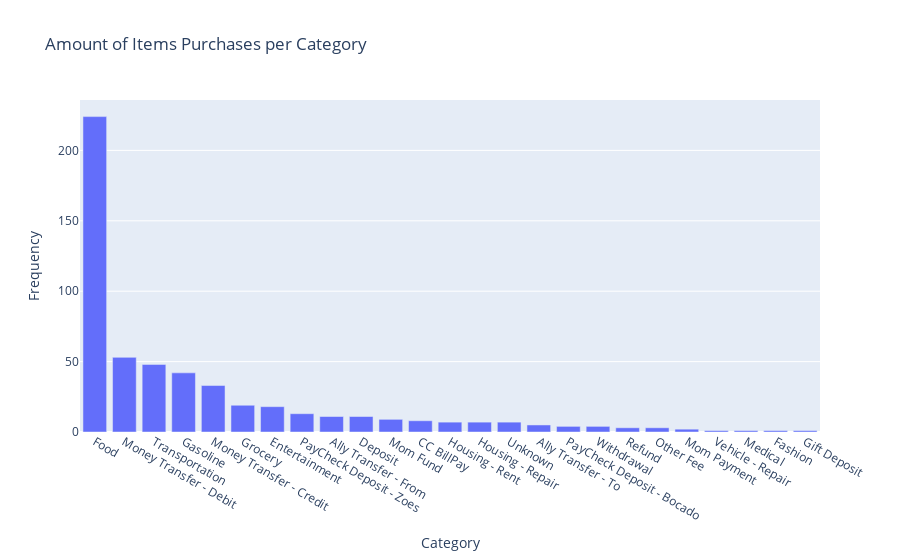
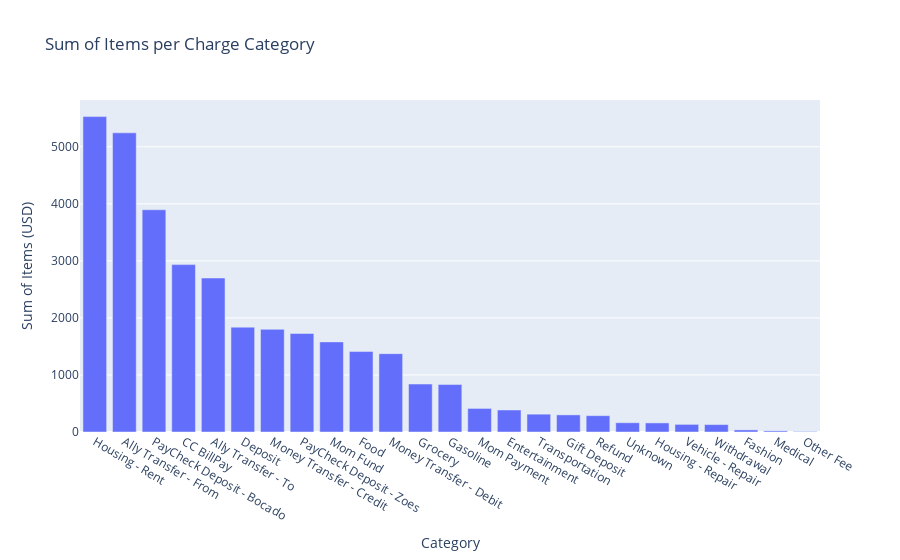
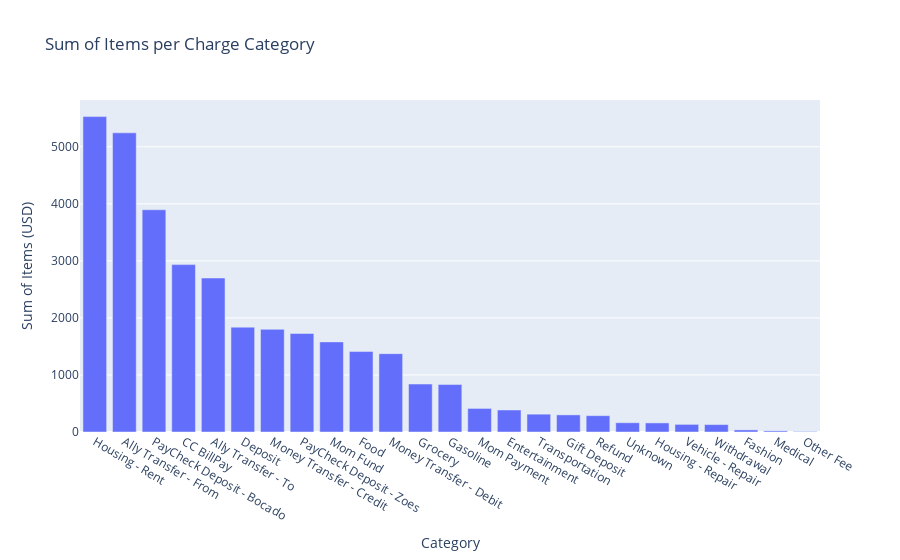
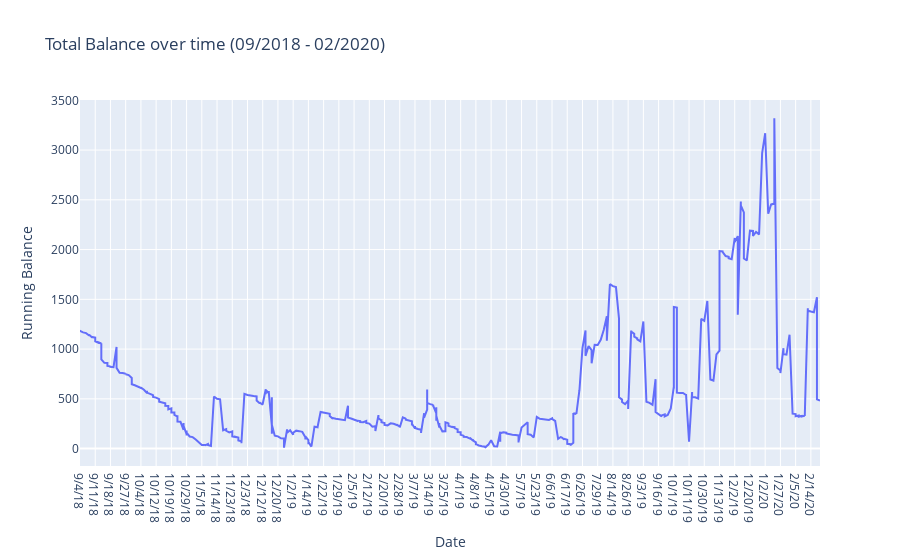

The code cell stored with these charts, in order, in its notebook:
### Code cell
import queue
import statistics
from math import *
from statistics import *
import pandas as pd
import numpy as np
import time
import plotly.express as px
from plotly.subplots import make_subplots
import plotly.graph_objects as go
import matplotlib.pyplot as plt
import seaborn as sns
import os
import re
import datetime

#Main Method That Provides Data Calculations and Visualizations
def Main():
    print("Authenticating...")

    # dataset
    ds = pd.read_csv('./SUNTRUST_HISTORY/mySuntrustHistory.csv')
    
    #Description of DataFrame
    print('\n\nDescription of DataFrame:')
    ds.describe()
    
    #Food Purchase by Date
    print('\n\nFood Purchase by Date:\n')
    print(ds.loc[ds["Type"].isin(["Food"])])
    
    #Charge Category Value
    print('\n\nCharge Category Value:\n')
    print(ds["Type"].value_counts())
    
    ds4 = pd.DataFrame(ds["Type"].value_counts())
    print(ds4)
    figa = px.bar(x=ds4.index.values, y=ds4['Type'].values, title="Amount of Items Purchases per Category", labels={'x':'Category', 'y':'Frequency '})
    figa.show()
    figa.write_image("./Visualizations/a.png")
    
    #Sum of Items per Charge Category
    print('\n\nSum of Items per Charge Category:\n')
    print(ds.groupby("Type")["Charge"].sum().sort_values(ascending=False))
    
    ds5 = pd.DataFrame(ds.groupby("Type")["Charge"].sum().sort_values(ascending=False))
    figa = px.bar(x=ds5.index.values, y=ds5['Charge'].values, title="Sum of Items per Charge Category", labels={'x':'Category', 'y':'Sum of Items (USD)'})
    figa.show()
    figa.write_image("./Visualizations/b.png")
    
    #Sum of Items per Charge Category
    print('\n\nSum of Items per Charge Category:\n')
    print(ds.groupby("Type")["Charge"].sum().sort_values(ascending=False))
    
    ds5 = pd.DataFrame(ds.groupby("Type")["Charge"].sum().sort_values(ascending=False))
    ds5.head()
    figa = px.bar(x=ds5.index.values, y=ds5['Charge'].values, title="Sum of Items per Charge Category", labels={'x':'Category', 'y':'Sum of Items (USD)'})
    figa.show()
    figa.write_image("./Visualizations/c.png")
    #Total Balance over time Graph
    totalBal = px.line(ds, x = 'Date', y = 'Running Balance', title='Total Balance over time (09/2018 - 02/2020)')
    totalBal.show()
    totalBal.write_image("./Visualizations/d.png")
    
    #for x in ds['Date']:
    #    print(x)
    
    #totalBal2 = px.scatter(ds, x="Date", y="Running Balance", color="Type", marginal_y="violin",
    #      marginal_x="box", trendline="lowess", title='Total Balance over time (09/2018 - 02/2020)')
    
    #totalBal2.show()
    
    #Month Date Year Insertion
    #REGEX Extract '/' replace with ' ' for easier regex functions
    arr = []    
    regex0 = r"/"
    subst0 = " "   
    for date in enumerate(ds['Date']):
        arr.insert(int(date[0]), re.sub(regex0, subst0, date[1], 0, re.MULTILINE))
    
    #REGEX Extract everthing except Year and replace with nothing hence trims the string and create new column
    year = []     
    regex1 = r"[\d]+ [\d]+ "
    subst1 = ""
    for each in enumerate(arr):
        year.insert(int(each[0]), re.sub(regex1, subst1, each[1], 0, re.MULTILINE))
    ds['Year'] = year
    
    #REGEX Extract everthing except Month and replace with nothing hence trims the string and create new column.
    month = []     
    regex2 = r" [\d]+ [\d]+"
    subst2 = ""    
    for each in enumerate(arr):
        month.insert(int(each[0]), re.sub(regex2, subst2, each[1], 0, re.MULTILINE))
    ds['Month'] = month
    
    #Get month name based on Value and create new column
    monthName = []
    for val in enumerate(month):
        if(val[1] == "1"):
            monthName.insert(int(val[0]), "January" )
        elif(val[1] == "2"):
            monthName.insert(int(val[0]), "February" )
        elif(val[1] == "3"):
            monthName.insert(int(val[0]), "March")
        elif(val[1] == "4"):
            monthName.insert(int(val[0]), "April")
        elif(val[1] == "5"):
            monthName.insert(int(val[0]), "May")
        elif(val[1] == "6"):
            monthName.insert(int(val[0]), "June")
        elif(val[1] == "7"):
            monthName.insert(int(val[0]), "July")
        elif(val[1] == "8"):
            monthName.insert(int(val[0]), "August")
        elif(val[1] == "9"):
            monthName.insert(int(val[0]), "September")
        elif(val[1] == "10"):
            monthName.insert(int(val[0]), "October")
        elif(val[1] == "11"):
            monthName.insert(int(val[0]), "November")
        elif(val[1] == "12"):
            monthName.insert(int(val[0]), "December")
        else:  
            monthName.insert(int(val[0]), "N/A")
    ds['MonthName'] = monthName
    
    #REGEX Extract everthing before Day and replace with nothing hence trims the string with day and year
    dayyr = []     
    regex3 = r"(^[\d]+ )"
    subst3 = ""    
    for each in enumerate(arr):
        dayyr.insert(int(each[0]), re.sub(regex3, subst3, each[1], 0, re.MULTILINE))
    
    #REGEX Extract everthing after Day and replace with nothing hence trims the string with just day. add to data create new column
    day = []
    regex4 = r"( [\d]+$)"
    subst4 = ""
    for each in enumerate(dayyr):
        day.insert(int(each[0]), re.sub(regex4, subst4, each[1], 0, re.MULTILINE))
    ds['Day'] = day
    
    #call datetime date function and return day of week for each date.
    day_name = []
    day_code = []
    ROWS = range(0, int(ds.shape[0]))
    for n in ROWS:  
        today = datetime.date(2000 + int(ds.iloc[n]['Year']), int(ds.iloc[n]['Month']), int(ds.iloc[n]['Day']))
        day_name.append(today.strftime("%A"))
        if(today.strftime("%A") == "Sunday"):
            day_code.append(0)
        elif(today.strftime("%A") == "Monday"):
            day_code.append(1)
        elif(today.strftime("%A") == "Tuesday"):
            day_code.append(2)
        elif(today.strftime("%A") == "Wednesday"):
            day_code.append(3)
        elif(today.strftime("%A") == "Thursday"):
            day_code.append(4)
        elif(today.strftime("%A") == "Friday"):
            day_code.append(5)
        elif(today.strftime("%A") == "Saturday"):
            day_code.append(6)
        else:
            day_code.append(None)
    
    ds['DayName'] = day_name
    ds['DayCode'] = day_code
    #print(day_name)
    display(ds)
    
    def getNum(x):
        if(x == "Sunday"):
            return 0
        if(x == "Monday"):
            return 1
        if(x == "Tuesday"):
            return 2        
        if(x == "Wednesday"):
            return 3
        if(x == "Thursday"):
            return 4        
        if(x == "Friday"):
            return 5        
        if(x == "Saturday"):
            return 6    
        else:
            return None
    #Retrieve weekcode and update in table
    
    #groupby each year month day day of week, etc for more data analysis... 
    #...most spent perday, per month, week, etc..
    ##UNSUCCESSFUL because of leap years? date counter off..
    wnum = None
    dfwn = []
    dfwn2 = []
    for y in ds['Year'].unique():
        #instantiate the current year scope
        this_year = ds[ds['Year'] == y]
        display(this_year)
        #groupby month in current year
        dfy = []
        dfy2 = []
        print(y)
        for m in this_year['Month'].unique():
            #instantiate the current month scope
            this_month = this_year[this_year['Month'] == m]
            display(this_month)
            this_week = 1
            #first day in dataset of this month
            #print('Month: ' + m)
            fom = datetime.date(2000 + int(y), int(m), 1)
            t = fom.strftime("%A")
            weekdaynumoffirstofmonth = getNum(str(t))
            month_vals = []
            month_vals2 = []
            count = 0
            first = 1
            wdnum = None
            for d in this_month['Day']:
                weekdaynumwewant = weekdaynumoffirstofmonth
                start = 1
                #print('First & Last')
                #print(start)
                #print(d)
                while (start <= int(d)):
                    if(weekdaynumwewant < 6):
                        weekdaynumwewant += 1
                    else: 
                        weekdaynumwewant = 0
                        this_week  +=1
                    start +=1
                wdnum = weekdaynumwewant
                wnum = this_week
                #print('wnum = ' + str(wdnum) )
                month_vals.insert(count, wdnum)
                month_vals2.insert(count, wnum)
                count+=1
            
            #print('\nmonth_vals\n')
            #print(month_vals)
            dfy += month_vals
            dfy2 +=month_vals2
            #print('\nEDNOFMONTH\n')  
        
        #print('\year_vals\n')
        #print(dfy)
        dfwn += dfy
        dfwn2 += dfy2
        #print('\nENDOFYEAR\n')
    #print("\nDOC_vals\n")   
    #display(dfwn)
    #display(dfwn2)
    #print("\nENDOFDOC\n")
    
    ds['WeekNum'] = dfwn
    ds['wn'] = dfwn2
    #heatmap fore each month based on what you spent the most on that day per week
    #print("Daily Max Purchase per month")
    #for month in ds['Year'].unique():
    #Total Money Spent Per Month (descending AND chronilogically)
    print('\n\nSum of Items per Charge Category:\n')
    count = 0
    for each in ds['Year'].unique():
        df_sample = ds[ds['Year'] == each]
        print(df_sample.groupby("MonthName")["Debit"].sum().sort_values(ascending=False))
        ds5 = pd.DataFrame(df_sample.groupby("MonthName")["Debit"].sum().sort_values(ascending=False))
        figa = px.bar(x=ds5.index.values, y=ds5['Debit'].values, title="Most Money Spent per Month", labels={'x':'Category', 'y':'Sum of Items (USD)'})
        figa.write_image("./Visualizations/" + str(count) + "aa.png")
        figa.show()
        
        print(df_sample.groupby("MonthName")["Debit"].sum())
        ds6 = pd.DataFrame(df_sample.groupby("MonthName")["Debit"].sum())
        figb = px.bar(x=ds6.index.values, y=ds6['Debit'].values, title="Money Spent per Month", labels={'x':'Category', 'y':'Sum of Items (USD)'})
        figb.write_image("./Visualizations/" + str(count) + "bb.png")
        figb.show()
        
        count+=1
    display(ds)
    
#Caller    
if __name__ == "__main__":
    Main()

### Figure 1 — Plotly figure (JSON) as saved in the notebook; plotly's stock layout.template omitted (floating-point values rounded to 4 significant figures)
{"data": [{"alignmentgroup": "True", "hoverlabel": {"namelength": 0}, "hovertemplate": "Category=%{x}<br>Frequency =%{y}", "legendgroup": "", "marker": {"color": "#636efa"}, "name": "", "offsetgroup": "", "orientation": "v", "showlegend": false, "textposition": "auto", "type": "bar", "x": ["Food", "Money Transfer - Debit", "Transportation", "Gasoline", "Money Transfer - Credit", "Grocery", "Entertainment", "PayCheck Deposit - Zoes", "Ally Transfer - From", "Deposit", "Mom Fund", "CC BillPay", "Housing - Rent", "Housing - Repair", "Unknown", "Ally Transfer - To", "PayCheck Deposit - Bocado", "Withdrawal", "Refund", "Other Fee", "Mom Payment", "Vehicle - Repair", "Medical", "Fashion", "Gift Deposit"], "xaxis": "x", "y": [224, 53, 48, 42, 33, 19, 18, 13, 11, 11, 9, 8, 7, 7, 7, 5, 4, 4, 3, 3, 2, 1, 1, 1, 1], "yaxis": "y"}], "layout": {"barmode": "relative", "legend": {"tracegroupgap": 0}, "title": {"text": "Amount of Items Purchases per Category"}, "xaxis": {"anchor": "y", "domain": [0, 1], "title": {"text": "Category"}}, "yaxis": {"anchor": "x", "domain": [0, 1], "title": {"text": "Frequency "}}}}

### Figure 2 — Plotly figure (JSON) as saved in the notebook; plotly's stock layout.template omitted (floating-point values rounded to 4 significant figures)
{"data": [{"alignmentgroup": "True", "hoverlabel": {"namelength": 0}, "hovertemplate": "Category=%{x}<br>Sum of Items (USD)=%{y}", "legendgroup": "", "marker": {"color": "#636efa"}, "name": "", "offsetgroup": "", "orientation": "v", "showlegend": false, "textposition": "auto", "type": "bar", "x": ["Housing - Rent", "Ally Transfer - From", "PayCheck Deposit - Bocado", "CC BillPay", "Ally Transfer - To", "Deposit", "Money Transfer - Credit", "PayCheck Deposit - Zoes", "Mom Fund", "Food", "Money Transfer - Debit", "Grocery", "Gasoline", "Mom Payment", "Entertainment", "Transportation", "Gift Deposit", "Refund", "Unknown", "Housing - Repair", "Vehicle - Repair", "Withdrawal", "Fashion", "Medical", "Other Fee"], "xaxis": "x", "y": [5530.0, 5245, 3896.0, 2935.0, 2700, 1838.0, 1800.0, 1728.0, 1580, 1410.0, 1373.0, 840.6, 833.8, 413.4, 386.2, 312.6, 300, 286.5, 162.6, 159.4, 133.7, 130, 36.75, 20, 9], "yaxis": "y"}], "layout": {"barmode": "relative", "legend": {"tracegroupgap": 0}, "title": {"text": "Sum of Items per Charge Category"}, "xaxis": {"anchor": "y", "domain": [0, 1], "title": {"text": "Category"}}, "yaxis": {"anchor": "x", "domain": [0, 1], "title": {"text": "Sum of Items (USD)"}}}}

### Figure 3 — Plotly figure (JSON) as saved in the notebook; plotly's stock layout.template omitted (floating-point values rounded to 4 significant figures)
{"data": [{"alignmentgroup": "True", "hoverlabel": {"namelength": 0}, "hovertemplate": "Category=%{x}<br>Sum of Items (USD)=%{y}", "legendgroup": "", "marker": {"color": "#636efa"}, "name": "", "offsetgroup": "", "orientation": "v", "showlegend": false, "textposition": "auto", "type": "bar", "x": ["Housing - Rent", "Ally Transfer - From", "PayCheck Deposit - Bocado", "CC BillPay", "Ally Transfer - To", "Deposit", "Money Transfer - Credit", "PayCheck Deposit - Zoes", "Mom Fund", "Food", "Money Transfer - Debit", "Grocery", "Gasoline", "Mom Payment", "Entertainment", "Transportation", "Gift Deposit", "Refund", "Unknown", "Housing - Repair", "Vehicle - Repair", "Withdrawal", "Fashion", "Medical", "Other Fee"], "xaxis": "x", "y": [5530.0, 5245, 3896.0, 2935.0, 2700, 1838.0, 1800.0, 1728.0, 1580, 1410.0, 1373.0, 840.6, 833.8, 413.4, 386.2, 312.6, 300, 286.5, 162.6, 159.4, 133.7, 130, 36.75, 20, 9], "yaxis": "y"}], "layout": {"barmode": "relative", "legend": {"tracegroupgap": 0}, "title": {"text": "Sum of Items per Charge Category"}, "xaxis": {"anchor": "y", "domain": [0, 1], "title": {"text": "Category"}}, "yaxis": {"anchor": "x", "domain": [0, 1], "title": {"text": "Sum of Items (USD)"}}}}

### Figure 4 — Plotly figure (JSON) as saved in the notebook; plotly's stock layout.template omitted (floating-point values rounded to 4 significant figures; data arrays with more than 128 entries replaced by an {"elided": "..."} marker saying what was removed)
{"data": [{"hoverlabel": {"namelength": 0}, "hovertemplate": "Date=%{x}<br>Running Balance=%{y}", "legendgroup": "", "line": {"color": "#636efa", "dash": "solid"}, "mode": "lines", "name": "", "showlegend": false, "type": "scatter", "x": {"elided": "535 str values"}, "xaxis": "x", "y": {"elided": "535 float values"}, "yaxis": "y"}], "layout": {"legend": {"tracegroupgap": 0}, "title": {"text": "Total Balance over time (09/2018 - 02/2020)"}, "xaxis": {"anchor": "y", "domain": [0, 1], "title": {"text": "Date"}}, "yaxis": {"anchor": "x", "domain": [0, 1], "title": {"text": "Running Balance"}}}}
